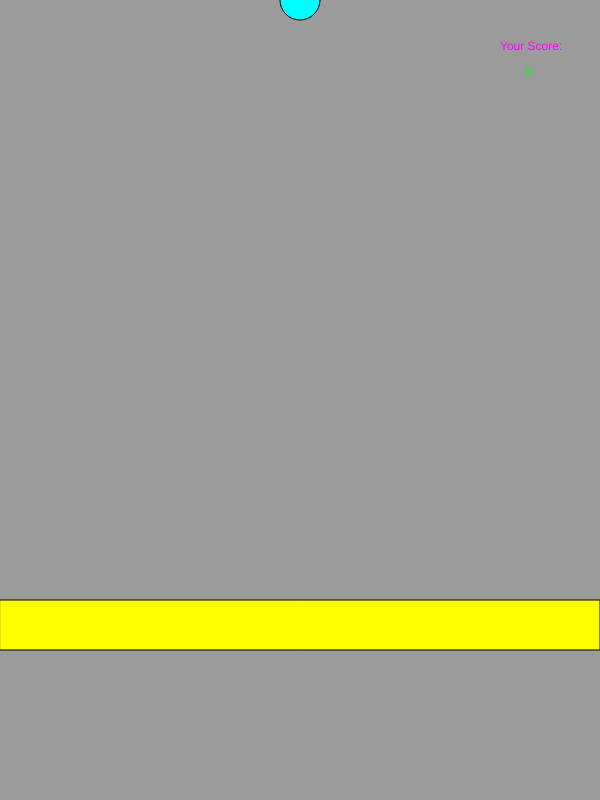
Frame 1 (no input)
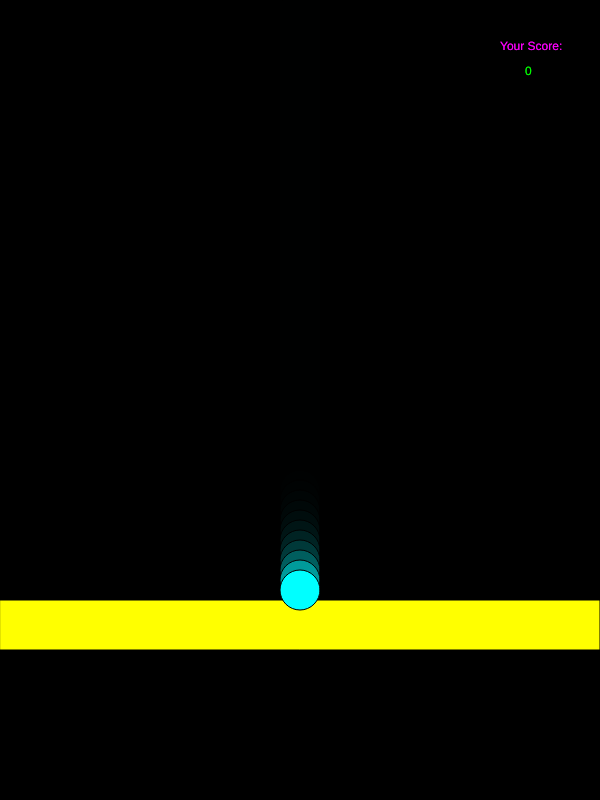
Frame 60 (no input)
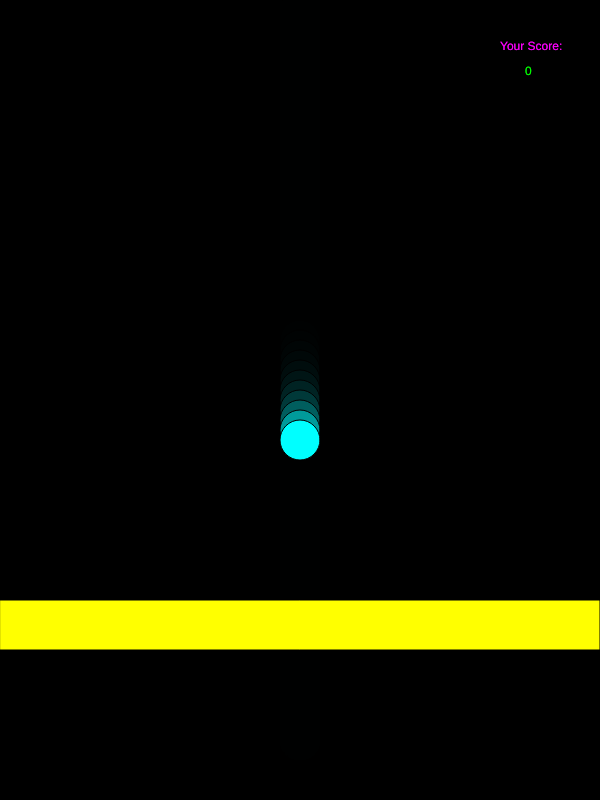
Frame 120 (the mouse pressed at the canvas centre since frame 60)

The p5.js sketch that drew these frames (run headless with seeded random() and noise() and a simulated clock; from frame 60 on, the mouse is pressed at the canvas centre):

// p5.js sketch
// ── sketch.js
var ba = 0;
var score = 0;
function setup() {
  createCanvas(600, 800);
}

function draw() {
  background(0, 0, 0, 100);
  fill(255, 255, 0)
  rect(0, 600, 600, 50)
   fill(0, 255, 255);
  ellipse(300, ba, 40);
  ba = ba + 10;

  if (ba > 740) {
    ba = 0;
  }
  fill(255, 0, 255);
  text("Your Score:", 500, 50);
  fill(0, 255, 0);
  text(score, 525, 75);
}

function keyPressed() {
  if (key=='a' && ba>600 <700)
  score = score + 30;
}
